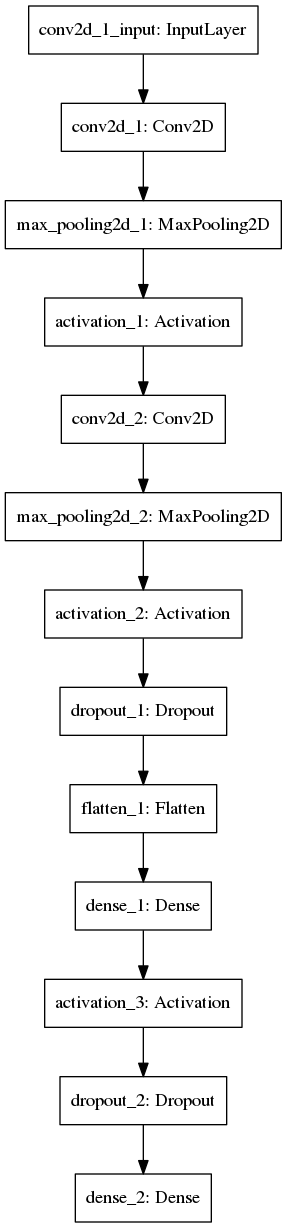

Write the Python code that produced this figure.
import numpy as np
from keras.datasets import mnist
from keras.models import Sequential
from keras.layers import Dense, Dropout, Activation
from keras.layers import Flatten, Conv2D, MaxPooling2D
from keras.optimizers import SGD, Adam, RMSprop, Adadelta
from keras.utils import np_utils, plot_model

import matplotlib as mpl
import matplotlib.pyplot as plt
plt.switch_backend('agg')

import sys
sys.path.append('../utils')
from custom_activations import Itachi

mpl.rc('font', family = 'serif', size = 17)
mpl.rcParams['xtick.major.size'] = 5
mpl.rcParams['xtick.minor.size'] = 2
mpl.rcParams['ytick.major.size'] = 5
mpl.rcParams['ytick.minor.size'] = 2

def main():
    '''
    Using CNN to do image classification
    '''
    ### Basic parameters
    img_r = img_c = 28
    n_cls = 10
    
    ### Loading data
    (x_train, y_train), (x_test, y_test) = mnist.load_data()
    n_train = len(x_train)
    n_test = len(x_test)
    y_train = np_utils.to_categorical(y_train, n_cls)
    y_test = np_utils.to_categorical(y_test, n_cls)
    ### We no longer need to flat the original image data
    x_train = x_train.reshape(n_train, img_r, img_c, 1).astype('float32')/255.
    x_test = x_test.reshape(n_test, img_r, img_c, 1).astype('float32')/255.
    
    ### Construct the model
    model = Sequential()
    model.add(Conv2D(32, kernel_size = (4, 4), input_shape = (img_r, img_c, 1),
    padding = 'same'))
    model.add(MaxPooling2D(pool_size = (2, 2)))
    model.add(Activation(Itachi()))
    model.add(Conv2D(64, kernel_size = (4, 4), padding = 'same'))
    model.add(MaxPooling2D(pool_size = (2, 2)))
    model.add(Activation(Itachi()))
    model.add(Dropout(0.25))
    model.add(Flatten())
    model.add(Dense(128))
    model.add(Activation(Itachi()))
    model.add(Dropout(0.25))
    model.add(Dense(n_cls, activation = 'softmax'))
    model.summary()
    
    ### Compile the model
    optimizer = Adadelta()
    loss = 'categorical_crossentropy'
    metrics = ['accuracy']
    model.compile(optimizer=optimizer, loss=loss, metrics=metrics)
    
    ### Train the model
    res = model.fit(x_train, y_train, batch_size = 128, epochs = 6,
    verbose = 1, validation_data = (x_test, y_test))
    
    score, accu = model.evaluate(x_test, y_test, batch_size = 128, verbose = 1)
    print "\n\n"
    print "The score of the model is: ", score
    print "The accuracy for the test cases is: ",  accu
    
    ### Plot weights
    w1, b1, w2, b2, w3, b3, w4, b4 = model.get_weights()
    
    ## First cnnlayer
    print np.shape(w1)
    r = 4
    c = 8
    fig, axes = plt.subplots(r, c, figsize = (10, 5))
    for i, ax in enumerate(axes.flat):
        weights = w1[:, :, 0, i]
        ax.pcolor(weights)
        ax.set_xticks([])
        ax.set_yticks([])
        ax.set_aspect(1.)
    plt.savefig('CNLayer#1.png')
    
    
    ## Second cnnlayer
    print np.shape(w2)
    r = 4
    c = 4
    fig, axes = plt.subplots(r, c, figsize = (12, 6))
    for i, ax in enumerate(axes.flat):
        weights = w2[i/c, i%c, :, :]
        ax.pcolor(weights)
        ax.set_xticks([])
        ax.set_yticks([])
        ax.set_aspect(1.)
    plt.savefig('CNLayer#2.png')
    
    
    ## First fclayer
    print np.shape(w3)
    r = 8
    c = 16
    fig, axes = plt.subplots(r, c, figsize = (12, 7))
    for i, ax in enumerate(axes.flat):
        weights = w3[:, i]
        ax.pcolor(weights.reshape(64, 49))
        ax.set_xticks([])
        ax.set_yticks([])
        ax.set_aspect(1.)
    plt.savefig('FCLayer#1.png')
    
    ## Second fclayer
    print np.shape(w4)
    r = 5
    c = 2
    fig, axes = plt.subplots(r, c, figsize = (8, 10))
    for i,ax in enumerate(axes.flat[: r*c]):
        weights = w4[:, i]
        ax.pcolor(weights.reshape(8, 16))
        ax.set_aspect(1.)
        ax.set_xticks([])
        ax.set_yticks([])
    plt.savefig('FCLayer#2.png')
    
    ### Show model structures
    plot_model(model, 'cnn.png')

if __name__ == '__main__':
    main()
